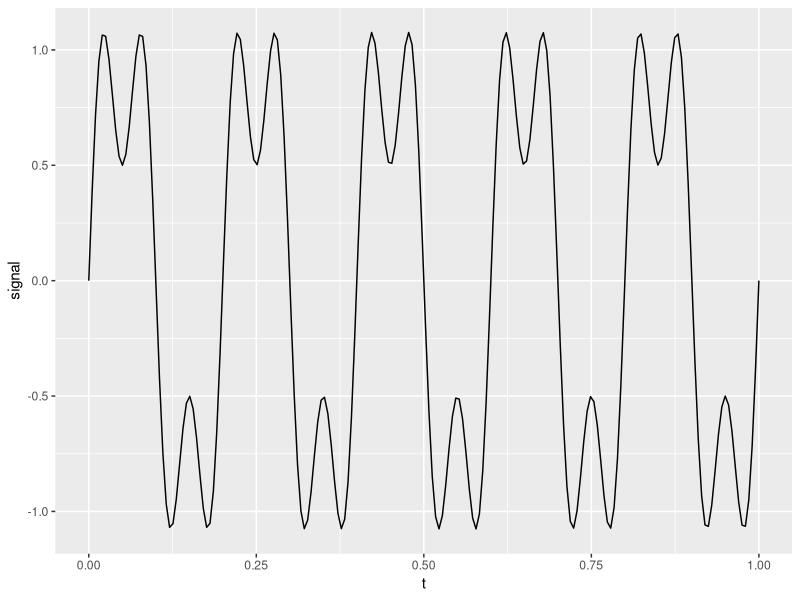
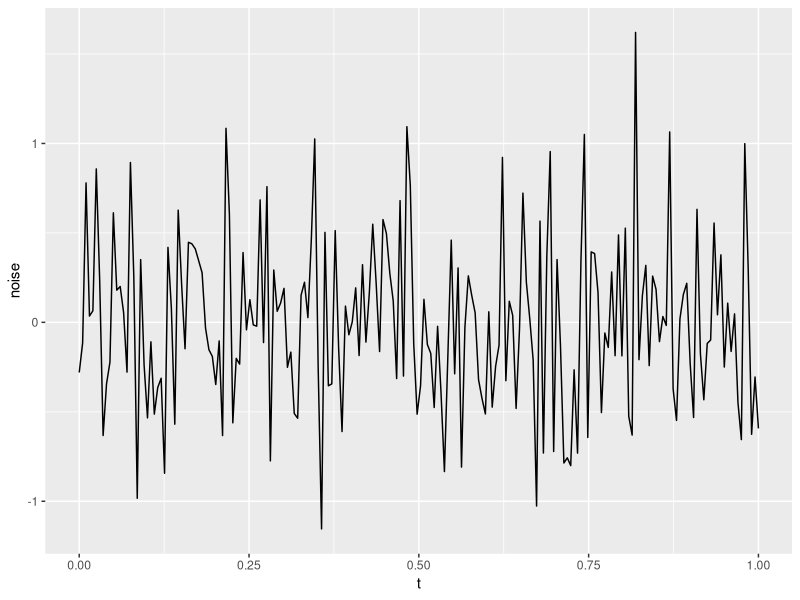
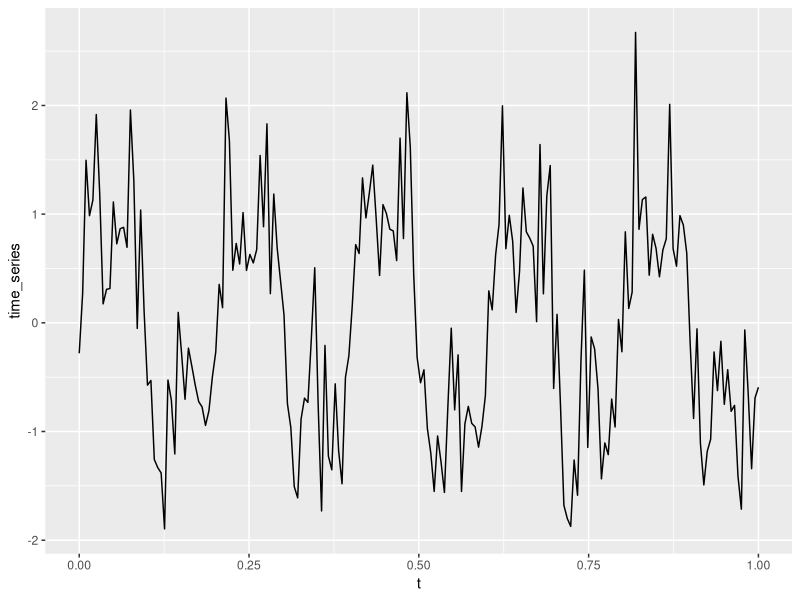
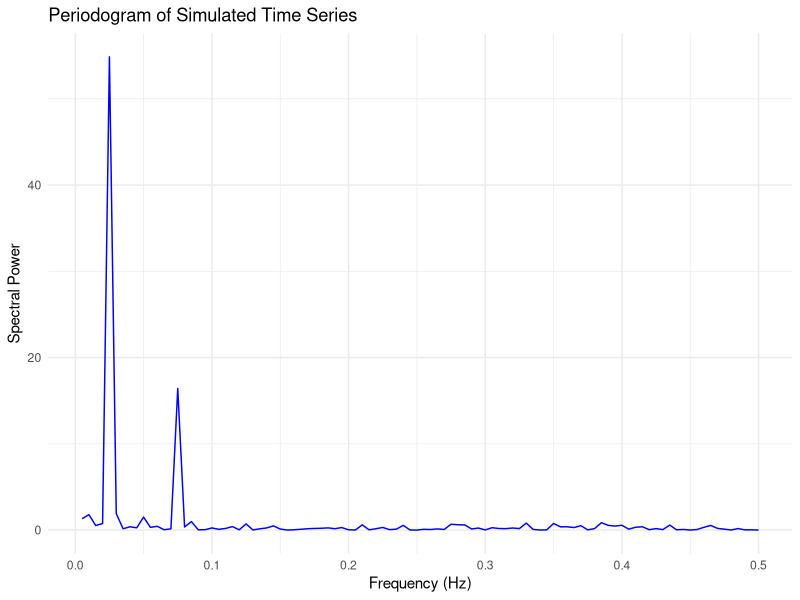

Source code (R) for these figures, in order:
## ---- chunk 1
set.seed(123)
library(ggplot2)

# Simulate time series with two sine waves + noise
n <- 200
t <- seq(0, 1, length.out = n)
signal <- sin(2 * pi * 5 * t) + 0.5 * sin(2 * pi * 15 * t)  # 5Hz and 15Hz components
noise <- rnorm(n, mean = 0, sd = 0.5)
time_series <- signal + noise
dft <- data.frame(t, signal, noise, time_series)
ggplot(dft, aes(x = t, y = signal)) +
  geom_line() 
ggplot(dft, aes(x = t, y = noise)) +
  geom_line() 
ggplot(dft, aes(x = t, y = time_series)) +
  geom_line() 


## ---- chunk 2
# Compute periodogram
spectrum_data <- spectrum(time_series, log = "no", plot = FALSE)

# Convert frequency and power into a dataframe
df <- data.frame(Frequency = spectrum_data$freq, Power = spectrum_data$spec)

# Plot the periodogram
ggplot(df, aes(x = Frequency, y = Power)) +
  geom_line(color = "blue") +
  theme_minimal() +
  labs(title = "Periodogram of Simulated Time Series",
       x = "Frequency (Hz)",
       y = "Spectral Power")

